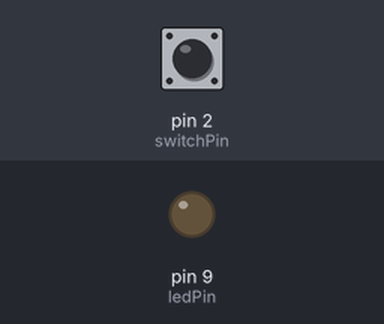
Recording of a sketch running on a simulated Arduino Uno, built with avr-gcc and run on an emulated ATmega328P. Shown: output pins drawn as LEDs (lit = HIGH). The inputs (shaded band) are chosen by the test bench; at power-on: pin 2 (switchPin) HIGH.

Above: at 1.2 s.
1.3 s: pin 2 (switchPin) pulled LOW for 0.15 s
At 2.35 s:
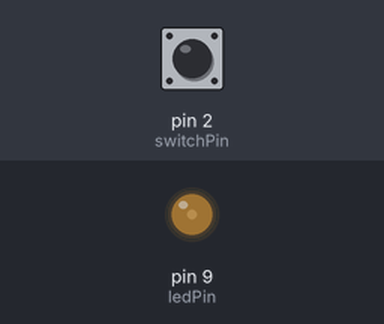
At 6.5 s:
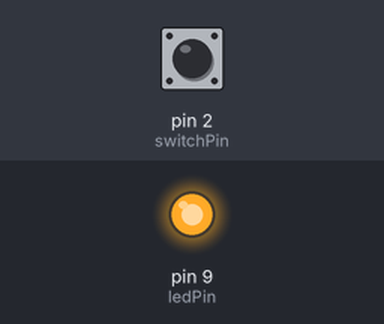
Timing chart, 0 to 13.1 s (numbered marks = the images above; inputs shaded):
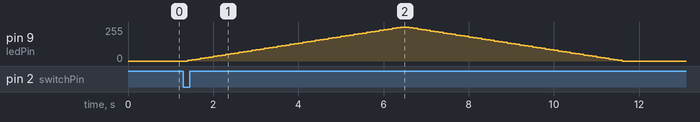

The sketch:

LT_2.ino
```cpp
const int switchPin = 2;
const int ledPin = 9;

bool switchState = false;
int brightness;

void setup() {
  pinMode(switchPin, INPUT_PULLUP);
  pinMode(ledPin, OUTPUT);
}

void loop() {
  switchState = digitalRead(switchPin);

  if (switchState == LOW){
    for (brightness = 0; brightness <= 255; brightness += 5) {
    analogWrite(ledPin, brightness);
    delay(100);
    }
    for (brightness = 255; brightness >= 0; brightness -= 5){
    analogWrite(ledPin, brightness);
    delay(100);
   }
  }else{
  analogWrite(ledPin, 0);
  }
}
```

Measured:
- after the input at 1.3 s, pin 9 (ledPin): rises from 0/255 to 255/255 in 5.0 s, then falls to 0/255 in 5.2 s
